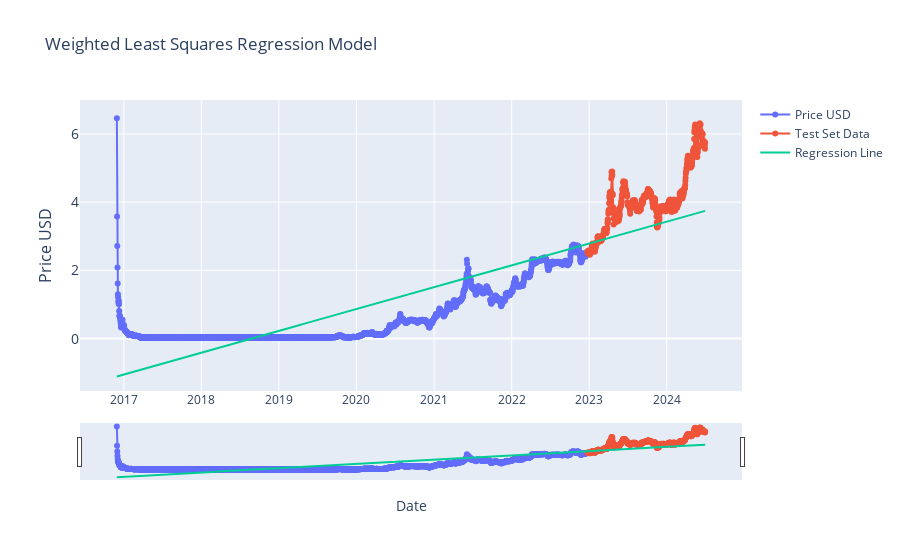

Source (notebook cell):
### Markdown cell above
### OLS + WLSR / Weighted Least Squares Estimator (3.2)

### Code cell
# Weighted Least Squares Estimator (3.2) - 
# Note: this makes OLS (above) redundant since you can adjust weighting to 1 in the 'weight' array

from sklearn.linear_model import LinearRegression
from sklearn.model_selection import train_test_split
import statsmodels.api as sm
import plotly.graph_objects as go
import pandas as pd
from ipywidgets import interact, DatePicker
import numpy as np


df = current_item.copy()

# Weights = determine the influence of data points in WLS; using weights of 1,1 yields OLS results (OLS has uniform weightings).
weights = np.linspace(1, 1, len(X))
model_wls = model_weighted_least_squares(df, weights)
y_pred = model_wls.predict(sm.add_constant(X))

start_date_picker = DatePicker(description='Start Date', value=df.index[0], disabled=False)
end_date_picker = DatePicker(description='End Date', value=df.index[-1], disabled=False)


interact(lambda start_date, end_date:
            plot_weighted_least_squares(df, start_date, end_date, y_pred, split_point, y_test),
            start_date=start_date_picker, end_date=end_date_picker)

### Figure 1 — Plotly figure (JSON) as saved in the notebook; plotly's stock layout.template omitted (floating-point values rounded to 4 significant figures; data arrays with more than 128 entries replaced by an {"elided": "..."} marker saying what was removed)
{"data": [{"mode": "lines+markers", "name": "Price USD", "type": "scatter", "x": {"elided": "2216 str values"}, "y": {"elided": "2771 float values"}}, {"mode": "lines+markers", "name": "Test Set Data", "type": "scatter", "x": {"elided": "555 str values"}, "y": {"elided": "555 float values"}}, {"mode": "lines", "name": "Regression Line", "type": "scatter", "x": {"elided": "2771 str values"}, "y": {"elided": "2771 float values"}}], "layout": {"showlegend": true, "title": {"text": "Weighted Least Squares Regression Model"}, "xaxis": {"rangeslider": {"visible": true}, "title": {"text": "Date"}, "type": "date"}, "yaxis": {"tickfont": {"size": 14}, "title": {"font": {"size": 16}, "text": "Price USD"}}}}
